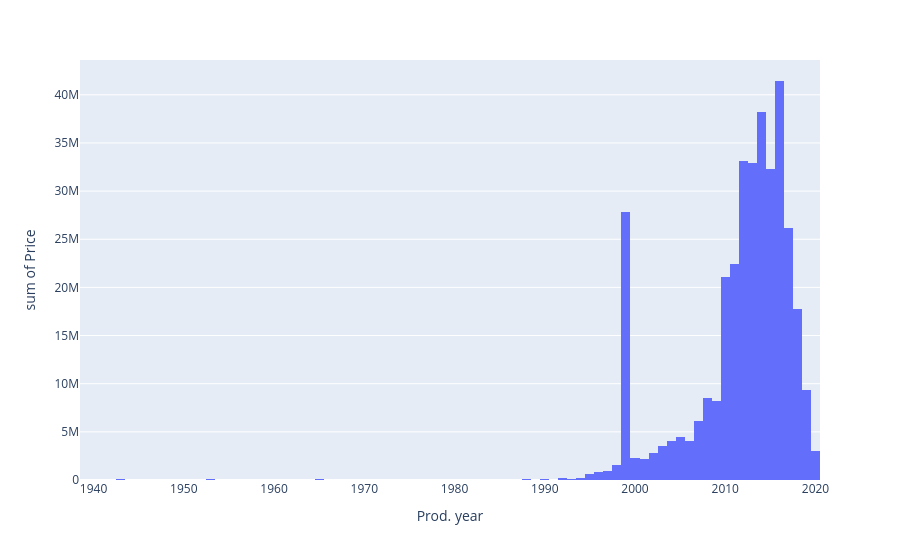

The notebook cell this image was saved under:
### Code cell
px.histogram(raw_data,x="Prod. year",y="Price")

### Figure 1 — Plotly figure (JSON) as saved in the notebook; plotly's stock layout.template omitted (floating-point values rounded to 4 significant figures; data arrays with more than 128 entries replaced by an {"elided": "..."} marker saying what was removed)
{"data": [{"bingroup": "x", "histfunc": "sum", "hovertemplate": "Prod. year=%{x}<br>sum of Price=%{y}<extra></extra>", "legendgroup": "", "marker": {"color": "#636efa", "pattern": {"shape": ""}}, "name": "", "orientation": "v", "showlegend": false, "type": "histogram", "x": {"elided": "19237 int values"}, "xaxis": "x", "y": {"elided": "19237 int values"}, "yaxis": "y"}], "layout": {"barmode": "relative", "legend": {"tracegroupgap": 0}, "margin": {"t": 60}, "xaxis": {"anchor": "y", "domain": [0, 1], "title": {"text": "Prod. year"}}, "yaxis": {"anchor": "x", "domain": [0, 1], "title": {"text": "sum of Price"}}}}
